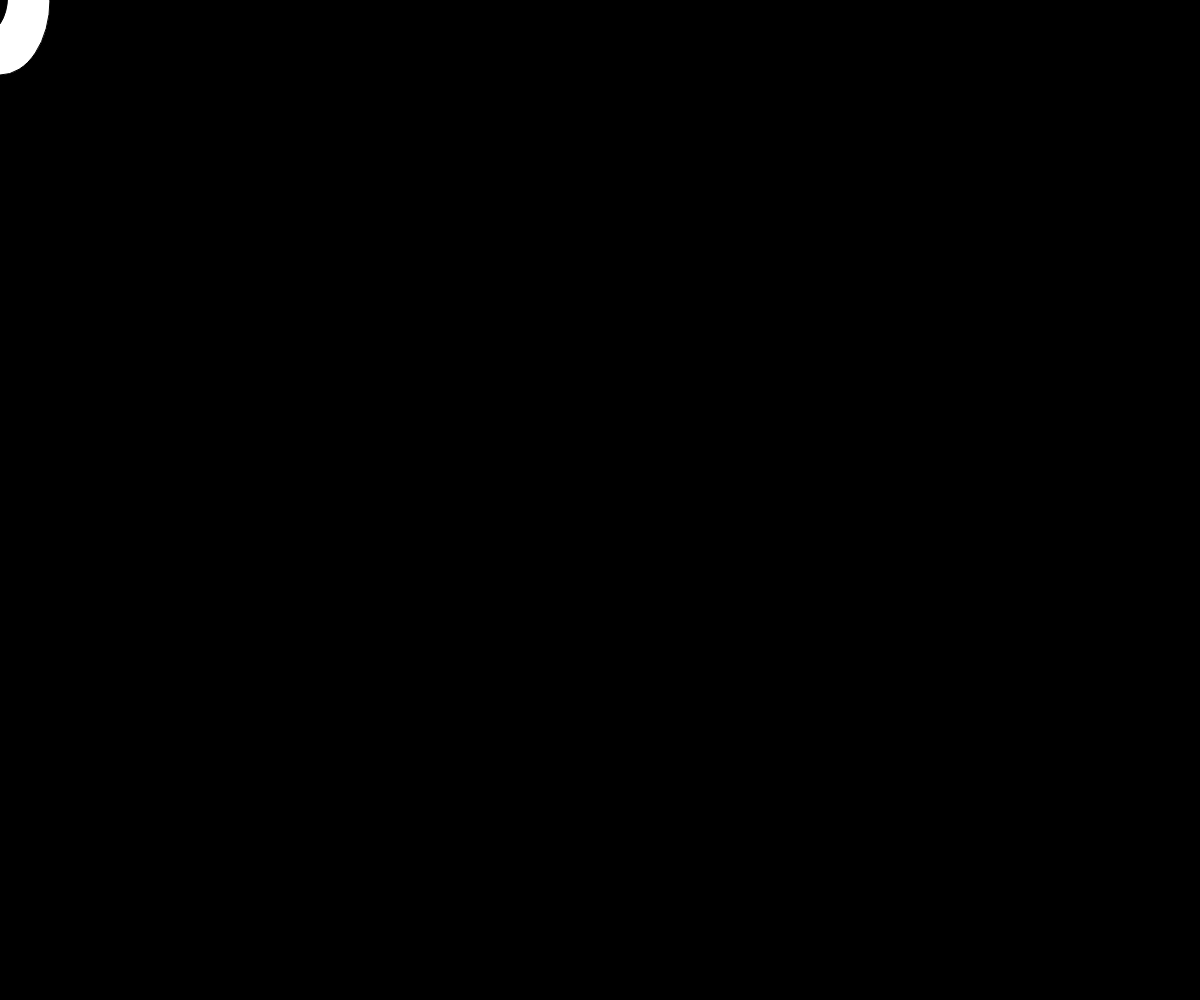
Frame 1 (no input)
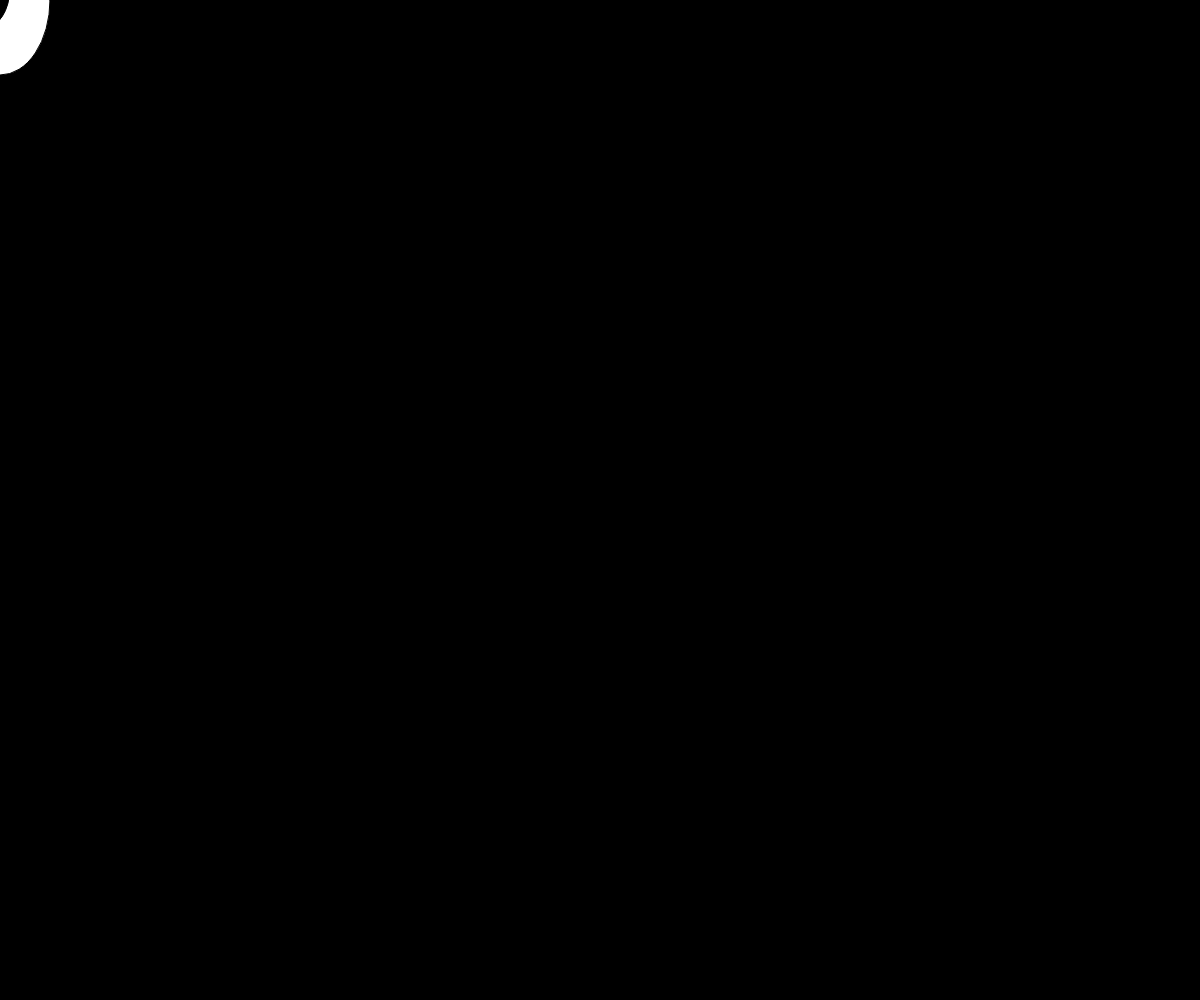
Frame 60 (no input)
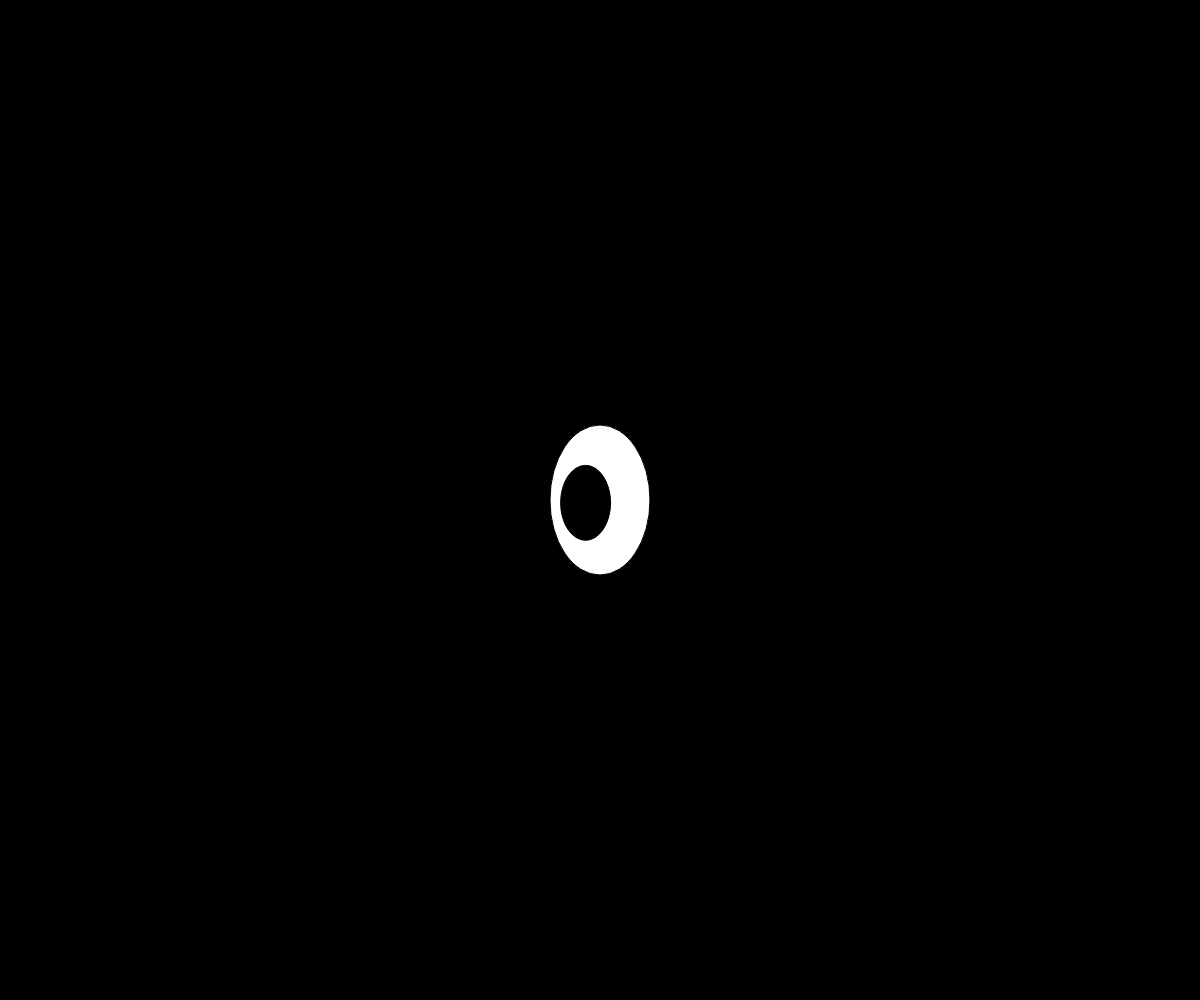
Frame 120 (the mouse pressed at the canvas centre since frame 60)

The p5.js sketch that drew these frames (run headless with seeded random() and noise() and a simulated clock; from frame 60 on, the mouse is pressed at the canvas centre):

// p5.js sketch
// ── sketch.js
// lerp (origin point, destination, %)

let eye1;

let eye2x = 0;
let eye2y = 0;

let pX = 0; // previous position
let pY = 0;

let targetX = 0; // target position
let targetY = 0;

let currentX = 0; // current position
let currentY = 0;

let lerpAmount = 1; // how far into our lerp we are
let speed = 0.05; // how fast we move

let prevS = 0; // stores previous second for timer


function setup() {
  createCanvas(windowWidth, windowHeight);
  angleMode(DEGREES);
  colorMode(HSB); 

  eye1 = new EyeBall(200,200,100,150, 0, 100);

}

function draw() {
  background(0);
  // set current position accounding to lerp functions
  currentX = lerp(pX, targetX, lerpAmount);
  currentY = lerp(pY, targetY, lerpAmount);

  eye1.x = currentX;
  eye1.y = currentY;
  eye1.display();


//  lerpAmount = map(mouseX, 0, width, 0, 1);

  // every frame, incremendts from 0 to 1
  lerpAmount = lerpAmount + speed;
  lerpAmount = constrain(lerpAmount, 0, 1); // so it doesn't go beyond the destination

  // if (second() != prevS)
  //  prevS = second(); // update prevS every second
  //  pX = currentX;
  //  pY = currentY;
  //  targetX = random(width);
  //  targetY = random(height);
  //  lerpAmount = 0;
}

function mousePressed() {
  pX = currentX;
  pY = currentY;
  targetX = mouseX;
  targetY = mouseY;
  lerpAmount = 0;
}

class EyeBall {
  constructor(x, y, w, h) {
    this.x = x;
    this.y = y; 

    this.w = w; // width 
    this.h = h; // height

    this.speed = 0.005;
    this.noiseR = 50;
    // noise R makes the radius change over time
    this.noiseT = random()*1000;
    // noise T makes the angle change over time
}

display () {
  push();

  translate(this.x, this.y);
  // how to use 'this' for global variables that refer to object, not local

  // draw eyeball
  fill(255);
  ellipse(0, 0, this.w, this.h);

  let eyeTheta = noise(this.noiseT) * 360; // theta angle based on noise
  let eyeXRadius = noise(this.noiseR) * this.w/2;
  let eyeYRadius = noise(this.noiseR) * this.h/2; // offset noise for y radius

  let eyeX = cos(eyeTheta) * eyeXRadius;
  let eyeY = sin(eyeTheta) * eyeYRadius;

  let eyeWidth = this.w;
  let eyeHeight = this.h;


  // draw pupil
  fill (0);
  ellipse(eyeX, eyeY, eyeWidth/2, eyeHeight/2);
  fill (255);

  this.noiseR = this.noiseR + this.speed;
  this.noiseT = this.noiseT + this.speed;

  pop();

}
}
